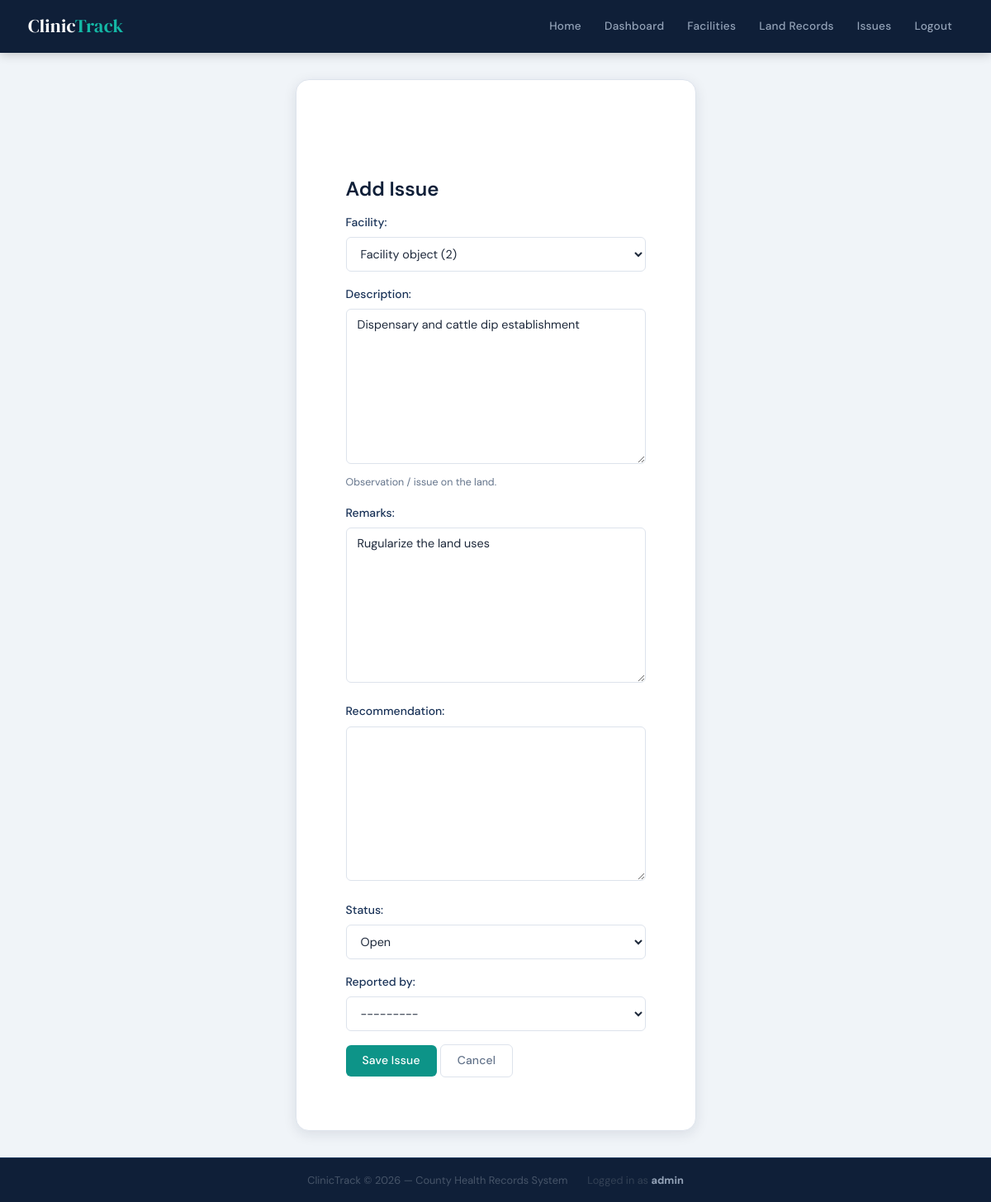
The page /issues/4/edit/ (signed in) on the database its author committed.
### clinic/models.py (models this page shows, shortened)
class Issue(models.Model):
    STATUS_CHOICES = [
        ('Open', 'Open'),
        ('In Progress', 'In Progress'),
        ('Closed', 'Closed'),
    ]
    facility = models.ForeignKey(
        Facility,
        on_delete=models.CASCADE,
        related_name="issues"
    )
    description = models.TextField(help_text="Observation / issue on the land.")
    remarks = models.TextField(blank=True)
    recommendation = models.TextField(blank=True)
    status = models.CharField(
        max_length=50,
        choices=STATUS_CHOICES,
        default='Open'
    )
    reported_by = models.ForeignKey(
        User,
        on_delete=models.SET_NULL,
        null=True,
        blank=True
    )
    created_at = models.DateTimeField(auto_now_add=True)

### clinic/views.py (the view)
# urls.py: path("issues/<int:pk>/edit/", views.IssueUpdateView.as_view(), name="issue_edit"),
class IssueUpdateView(AdminRequiredMixin, generic.UpdateView):
	model = Issue
	fields = ["facility", "description", "remarks", "recommendation", "status", "reported_by"]
	template_name = "clinic/issue_form.html"
	success_url = reverse_lazy("clinic:issue_list")

### clinic/views.py (called while the page is built)
	def test_func(self):
		return bool(self.request.user and self.request.user.is_staff)

### clinic/templates/clinic/issue_form.html (shortened to what this page needs)
{% extends "clinic/base.html" %}
{% block content %}
<div class="container mt-5">
    <h2>Add Issue{% if facility %} for {{ facility.name }}{% endif %}</h2>
    <form method="post" novalidate>
        {% for field in form %}
        <div class="mb-3">
            {{ field.label_tag }}
            {{ field }}
            {% if field.help_text %}
                <small class="form-text text-muted">{{ field.help_text }}</small>
            {% endif %}
        </div>
        {% endfor %}
        <button type="submit" class="btn btn-success">Save Issue</button>
        {% if facility %}
            <a href="{% url 'clinic:facility_detail' facility.pk %}" class="btn btn-secondary">Cancel</a>
        {% else %}
            <a href="{% url 'clinic:facility_list' %}" class="btn btn-secondary">Cancel</a>
        {% endif %}
    </form>
</div>
{% endblock %}

### clinic/templates/clinic/base.html (shortened to what this page needs)
{% load static %}
<!doctype html>
<html lang="en">
<head>
  <link rel="stylesheet" href="https://cdn.jsdelivr.net/npm/modern-normalize/modern-normalize.css">
  <link rel="stylesheet" href="{% static 'css/mystyle.css' %}">
</head>
<body>
  <header>
    <div class="header-inner">
      <h1>Clinic<span>Track</span></h1>
      <nav>
        <a href="{% url 'clinic:home' %}">Home</a>
        {% if user.is_authenticated and user.is_staff %}
          <a href="{% url 'clinic:admin_dashboard' %}">Dashboard</a>
          <a href="{% url 'clinic:facility_list' %}">Facilities</a>
          <a href="{% url 'clinic:landrecord_list' %}">Land Records</a>
          <a href="{% url 'clinic:issue_list' %}">Issues</a>
          <a href="{% url 'clinic:logout' %}">Logout</a>
        {% else %}
          <a href="{% url 'clinic:login' %}">Login</a>
        {% endif %}
      </nav>
    </div>
  </header>
  <div class="container">
    <main>
      {% block content %}{% endblock %}
    </main>
  </div>
  <footer>
    <span>ClinicTrack &copy; {% now "Y" %} — County Health Records System</span>
    {% if user.is_authenticated %}
      <span style="margin-left:16px;color:#334155;">Logged in as <strong style="color:#94a3b8;">{{ user.username }}</strong></span>
    {% endif %}
  </footer>
</body>
</html>

### clinic/static/css/mystyle.css (style rules this page uses)
:root { --navy: #0f1f38; --navy-mid: #1a3358; --navy-light: #234070; --teal: #0d9488; --teal-light: #14b8a6; --teal-pale: #ccfbf1; --amber: #d97706; --red: #dc2626; --red-pale: #fee2e2; --white: #ffffff; --surface: #f0f4f8; --border: #dde3ec; --text: #1e293b; --text-muted: #64748b; --radius-sm: 6px; --radius-md: 10px; --radius-lg: 16px; --shadow-sm: 0 1px 4px rgba(15, 31, 56, 0.08); --shadow-md: 0 4px 16px rgba(15, 31, 56, 0.10); --shadow-lg: 0 8px 32px rgba(15, 31, 56, 0.12); }
*, *::before, *::after { box-sizing: border-box; }
html { scroll-behavior: smooth; }
body { font-family: 'DM Sans', Arial, sans-serif; background: var(--surface); color: var(--text); line-height: 1.65; font-size: 15px; min-height: 100vh; display: flex; flex-direction: column; }
a { color: var(--teal); text-decoration: none; transition: color 0.18s, opacity 0.18s; }
header { background: var(--navy); color: var(--white); position: sticky; top: 0; z-index: 100; box-shadow: 0 2px 12px rgba(0, 0, 0, 0.2); }
.header-inner { max-width: 1180px; margin: 0 auto; padding: 0 24px; display: flex; align-items: center; justify-content: space-between; height: 64px; gap: 20px; }
header h1 { font-family: 'DM Serif Display', Georgia, serif; font-size: 1.4rem; font-weight: 400; color: var(--white); white-space: nowrap; margin: 0; letter-spacing: 0.01em; }
header h1 span { color: var(--teal-light); }
nav { display: flex; flex-wrap: wrap; gap: 2px; align-items: center; }
nav a { color: #94a3b8; padding: 6px 13px; border-radius: var(--radius-sm); font-size: 0.85rem; font-weight: 500; letter-spacing: 0.02em; transition: background 0.18s, color 0.18s; text-decoration: none; }
.container { max-width: 1180px; margin: 0 auto; padding: 32px 24px; flex: 1; }
main { background: var(--white); padding: 32px 36px; border-radius: var(--radius-lg); box-shadow: var(--shadow-md); border: 1px solid var(--border); animation: fadeUp 0.28s ease both; }
h1, h2, h3, h4, h5 { font-weight: 600; color: var(--navy); line-height: 1.3; }
h1 { font-size: 1.9rem; margin-bottom: 18px; }
h2 { font-size: 1.5rem; margin-bottom: 14px; }
small { font-size: 0.82rem; color: var(--text-muted); }
.btn { display: inline-flex; align-items: center; justify-content: center; gap: 6px; padding: 9px 20px; border-radius: var(--radius-sm); font-size: 0.875rem; font-weight: 500; font-family: 'DM Sans', Arial, sans-serif; border: none; cursor: pointer; transition: transform 0.15s, opacity 0.15s, box-shadow 0.15s; text-decoration: none; letter-spacing: 0.01em; white-space: nowrap; line-height: 1.4; }
.btn-success { background: var(--teal); color: var(--white); }
.btn-secondary { background: transparent; color: var(--text-muted); border: 1px solid var(--border); }
label { font-weight: 500; display: block; margin-bottom: 6px; font-size: 0.875rem; color: var(--navy-mid); }
input[type="text"], input[type="email"], input[type="password"], input[type="number"], input[type="date"], input[type="tel"], input[type="url"], input[type="search"], input[type="file"], select, textarea { width: 100%; padding: 10px 13px; border: 1.5px solid var(--border); border-radius: var(--radius-sm); font-size: 0.9rem; font-family: 'DM Sans', Arial, sans-serif; background: var(--white); color: var(--text); transition: border-color 0.18s, box-shadow 0.18s; }
textarea { resize: vertical; min-height: 95px; }
input::placeholder, textarea::placeholder { color: #a0aec0; }
.form-text, .help-text { font-size: 0.78rem; color: var(--text-muted); margin-top: 4px; display: block; }
.mt-5 { margin-top: 32px; }
.mb-3 { margin-bottom: 16px; }
.text-muted { color: var(--text-muted) !important; }
footer { background: var(--navy); color: #475569; text-align: center; padding: 16px 24px; font-size: 0.8rem; margin-top: auto; border-top: 1px solid #1e3a5f; display: flex; align-items: center; justify-content: center; flex-wrap: wrap; gap: 8px; }

### rows shown on the page
Issue: form "Facility object (2)" "Dispensary and cattle dip establishment" "Rugularize the land uses" "Open" "---------"

### other values the page prints
{{ field.label_tag }} "Facility:" "Description:" "Remarks:" "Recommendation:" "Status:" "Reported by:"
{{ field.help_text }} "Observation / issue on the land."
{{ user.username }} "admin"
